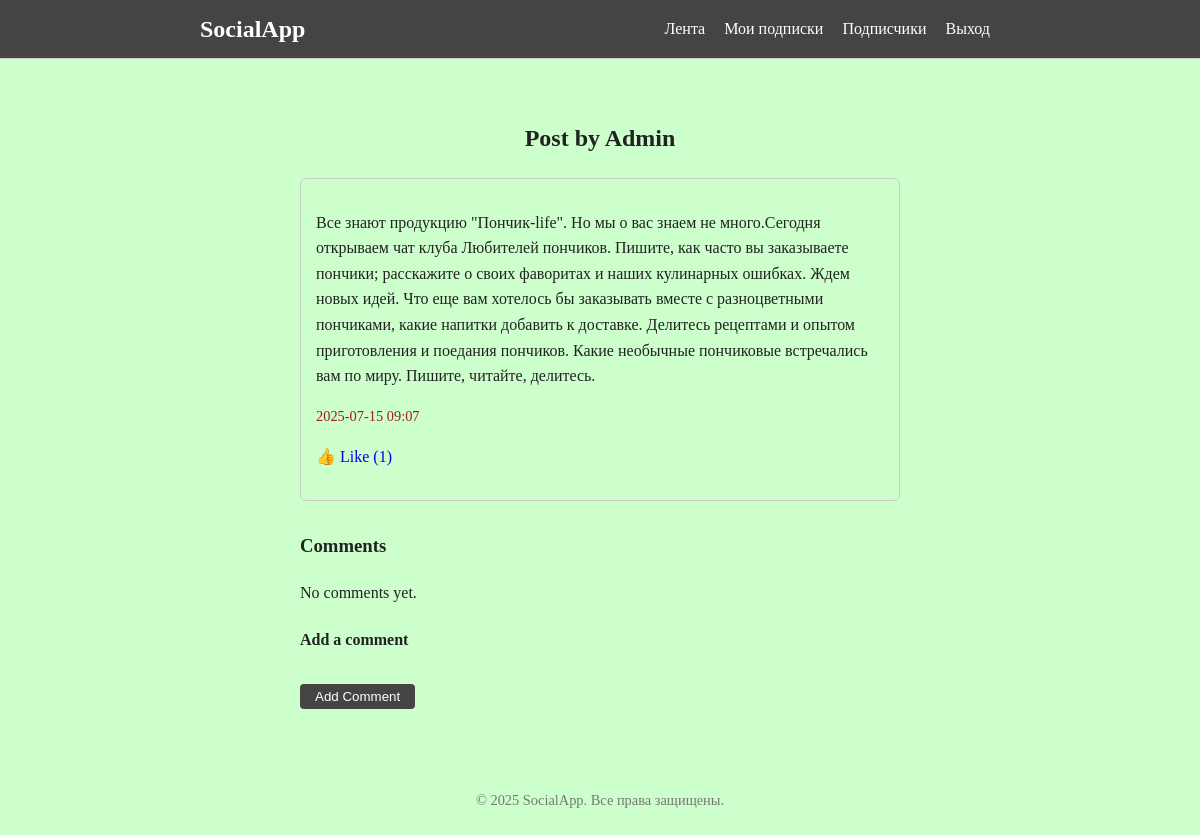
The page /post/8/ (signed in) on the database its author committed.
### main/models.py (models this page shows, shortened)
class Post(models.Model):
    author = models.ForeignKey(User, on_delete=models.CASCADE)
    content = models.TextField()
    image = models.ImageField(upload_to='post_images/', blank=True, null=True)  # ✅ новое поле
    created_at = models.DateTimeField(auto_now_add=True)
    likes = models.ManyToManyField(User, related_name='liked_posts', blank=True)

### main/views.py (the view)
# urls.py: path('post/<int:post_id>/', views.post_detail, name='post_detail'),
@login_required
def post_detail(request, post_id):
    post = get_object_or_404(Post, id=post_id)
    if request.method == 'POST':
        content = request.POST.get('content')
        if content:
            post.comments.create(user=request.user, content=content)
        return redirect('index')
    return render(request, 'main/post_detail.html', {
        'post': post,
        'comments': post.comments.all()
    })

### main/templates/main/post_detail.html (shortened to what this page needs)
{% extends 'main/base.html' %}
{% block content %}
<div style="max-width: 600px; margin: auto; padding: 20px;">
  <h2 style="text-align: center;">Post by {{ post.author.username }}</h2>
  <div style="margin-bottom: 30px; padding: 15px; border: 1px solid #ccc; border-radius: 6px;">
    <p>{{ post.content }}</p>
    <p style="font-size: 0.9em; color: #9e1e1e;">{{ post.created_at|date:"Y-m-d H:i" }}</p>
    <p>
      <a href="{% url 'like_post' post.id %}" style="text-decoration: none;">👍 Like ({{ post.likes.count }})</a>
    </p>
  </div>
  <h3>Comments</h3>
  <ul style="list-style: none; padding: 0;">
    {% for comment in comments %}
      <li style="border-bottom: 1px solid #eee; padding: 10px 0;">
        <strong>{{ comment.user.username }}</strong>: {{ comment.content }}
        {% if comment.user == user %}
          <form action="{% url 'delete_comment' comment.id %}" method="post" style="display:inline; margin-left: 10px;">
            {% csrf_token %}
            <button type="submit" style="border: none; background: none; color: red; cursor: pointer;">✖</button>
          </form>
        {% endif %}
        <div style="font-size: 0.8em; color: #9e1e1e;">{{ comment.created_at|date:"Y-m-d H:i" }}</div>
      </li>
    {% empty %}
      <li>No comments yet.</li>
    {% endfor %}
  </ul>
  <h4>Add a comment</h4>
  <form method="post">
    <button type="submit" style="margin-top: 10px; padding: 5px 15px; background-color: #444; color: white; border: none; border-radius: 4px;">Add Comment</button>
  </form>
</div>
{% endblock %}

### main/static/main/styles.css (style rules this page uses)
body { font-family: Georgia, serif; background-color: #ccffcc; color: #222; line-height: 1.6; margin: 0; padding: 0; }
form { margin-bottom: 20px; }
button { padding: 6px 12px; background-color: #f40c87; border: 1px solid #9e1e1e; cursor: pointer; }

### rows shown on the page
Post: author.username "Admin", content "Все знают продукцию \"Пончик-life\". Но мы о вас знаем не много.Сегодня открываем чат клуба Любителей пончиков. Пишите, как часто вы заказываете пончики; расскажите о своих фаворитах и наших кулинарных ошибках. Ждем новых идей. Что еще вам хотелось бы заказывать вместе с разноцветными пончиками, какие напитки добавить к доставке. Делитесь рецептами и опытом приготовления и поедания пончиков. Какие необычные пончиковые встречались вам по миру. Пишите, читайте, делитесь.", created_at "2025-07-15 09:07", likes.count "1"
